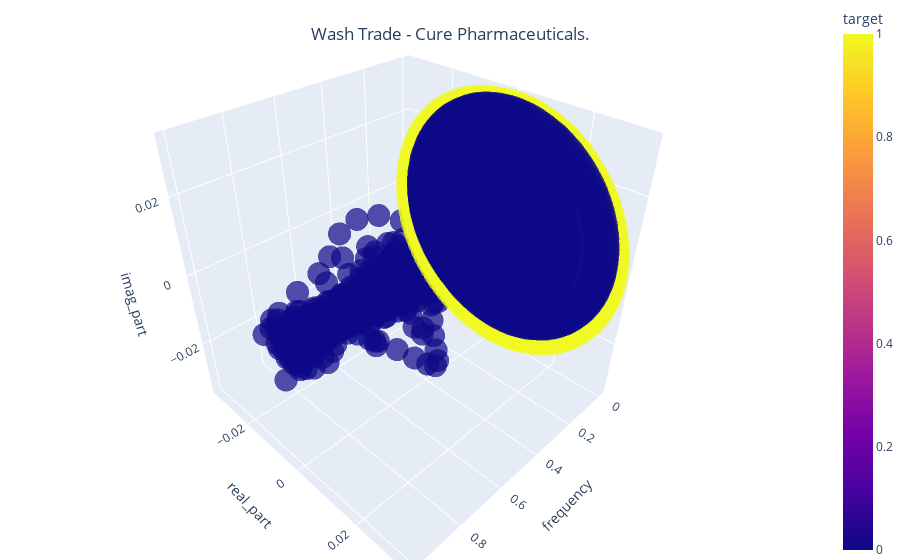

The notebook cell saved with this chart:
### Code cell
plot_against = 'frequency'
hue_var = 'target'

plot3d_dataset(feature_matrix, title, plot_against, hue_var, target_var=feature_matrix[:, -1])

### Figure 1 — Plotly figure (JSON) as saved in the notebook; plotly's stock layout.template omitted (floating-point values rounded to 4 significant figures; data arrays with more than 128 entries replaced by an {"elided": "..."} marker saying what was removed)
{"data": [{"hovertemplate": "frequency=%{x}<br>real_part=%{y}<br>imag_part=%{z}<br>target=%{marker.color}<extra></extra>", "legendgroup": "", "marker": {"color": {"elided": "35280 int values"}, "coloraxis": "coloraxis", "opacity": 0.7, "symbol": "circle"}, "mode": "markers", "name": "", "scene": "scene", "showlegend": false, "type": "scatter3d", "x": {"elided": "35280 float values"}, "y": {"elided": "35280 float values"}, "z": {"elided": "35280 float values"}}], "layout": {"coloraxis": {"colorbar": {"title": {"text": "target"}}, "colorscale": [[0, "#0d0887"], [0.1111, "#46039f"], [0.2222, "#7201a8"], [0.3333, "#9c179e"], [0.4444, "#bd3786"], [0.5556, "#d8576b"], [0.6667, "#ed7953"], [0.7778, "#fb9f3a"], [0.8889, "#fdca26"], [1, "#f0f921"]]}, "legend": {"tracegroupgap": 0}, "margin": {"b": 0, "l": 0, "r": 0, "t": 0}, "scene": {"domain": {"x": [0, 1], "y": [0, 1]}, "xaxis": {"title": {"text": "frequency"}}, "yaxis": {"title": {"text": "real_part"}}, "zaxis": {"title": {"text": "imag_part"}}}, "title": {"text": "Wash Trade - Cure Pharmaceuticals.", "x": 0.5, "xanchor": "center", "y": 0.95, "yanchor": "top"}}}
